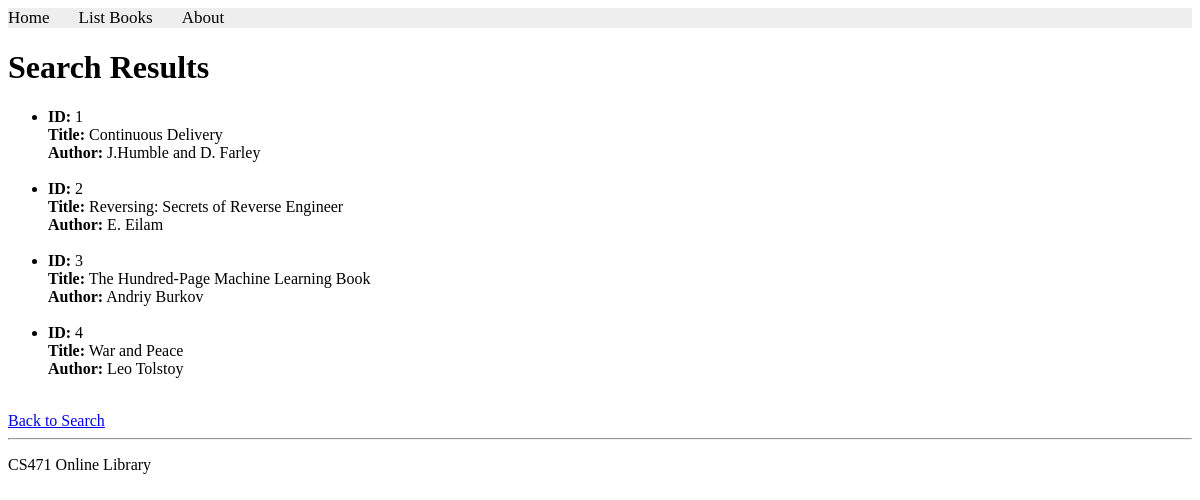
The page /books/lab8/task4 on the database as committed earlier.
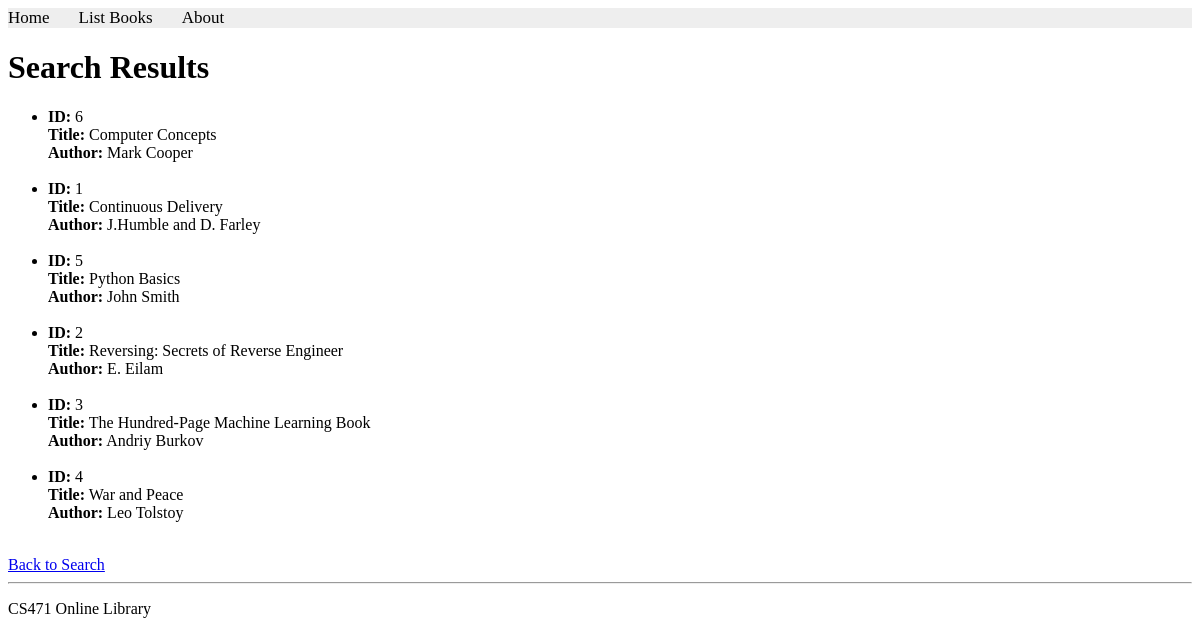
The same page on the database as committed later.
### apps/bookmodule/models.py (models this page shows, shortened)
class Book(models.Model):
    title = models.CharField(max_length=50)
    author = models.CharField(max_length=50)
    price = models.FloatField(default=0.0)
    edition = models.SmallIntegerField(default=1)

### apps/bookmodule/views.py (the view)
# urls.py: path('lab8/task4', views.lab8_task4, name='books.lab8_task4'),
def lab8_task4(request):
    books = Book.objects.order_by('title')
    return render(request, 'bookmodule/bookList.html', {'books': books})

### apps/templates/bookmodule/bookList.html (shortened to what this page needs)
{% extends "layouts/base.html" %}
{% block content %}
<h1>Search Results</h1>
{% if books %}
    <ul>
        {% for book in books %}
            <li>
                <strong>ID:</strong> {{ book.id }}<br>
                <strong>Title:</strong> {{ book.title }}<br>
                <strong>Author:</strong> {{ book.author }}
            </li>
            <br>
        {% endfor %}
    </ul>
{% else %}
    <p>No books found.</p>
{% endif %}
<a href="{% url 'books.search' %}">Back to Search</a>
{% endblock content %}

Rows that differ between the two databases and show on the page:
added Book: id "6", title "Computer Concepts", author "Mark Cooper"
added Book: id "5", title "Python Basics", author "John Smith"
